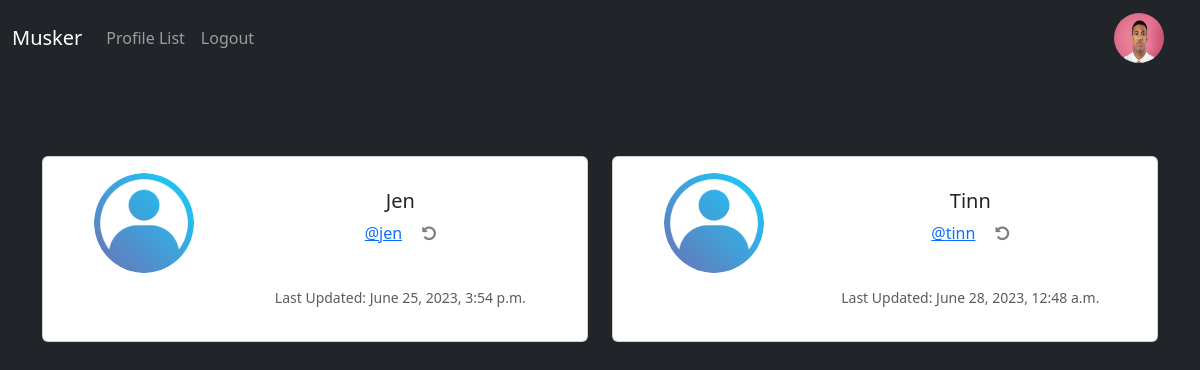
The app's page /profile/following1/ (signed in) with its own data.
### musker/models.py (models this page shows, shortened)
class Profile(models.Model):
    user = models.OneToOneField(User, on_delete=models.CASCADE)
    follows  = models.ManyToManyField('self',related_name="followed_by",symmetrical=False,blank=True)
    date_modified = models.DateTimeField(User, auto_now=True)
    profile_image = models.ImageField(null=True,blank=True, upload_to='images/')
    profile_bio = models.CharField(null=True, blank=True, max_length=500)
    homepage_link= models.CharField(null=True, blank=True, max_length=500)
    facebook_link = models.CharField(null=True, blank=True, max_length=500)
    instagram_link = models.CharField(null=True, blank=True, max_length=500)
    linkedIn_link = models.CharField(null=True, blank=True, max_length=500)

### musker/views.py (the view)
# urls.py: path('profile/following<int:pk>/', views.following, name='following'),
def following(request,pk):
    if request.user.is_authenticated:
        if request.user.id == pk:
            profiles = Profile.objects.get(user_id = pk)
            return render(request, 'following.html',
                        {'profiles':profiles})
        else:
             messages.success(request, ("That's not your profile page"))
        return redirect('home')
    else:
        messages.success(request, ("You must be logged In"))
        return redirect('home')

### musker/templates/following.html (shortened to what this page needs)
{% extends 'base.html' %}
{% load static %}
{% block content %}
<div class="container text-center">
    <h1>{{ request.user.first_name }}'s Followers</h1>
    {% if profiles %}
        <div class="row justify-content-center">
            {% for profile in profiles.follows.all %}
                <div class="col-md-6 ">
                    <div class="card mb-3 p-3">
                        <div class="row g-0">
                            <div class="col-md-4">
                                {% if profile.profile_image %}
                                    <img src="{{ profile.profile_image.url }}" width=100 height=100 class="" style="border-radius:50%" alt="{{ profile.user.username }}">
                                {% else %}
                                    <img src="{% static 'images/profile_img.png' %}" width=100 height=100 class="" style="border-radius:50%" alt="profile image">
                                {% endif %}
                            </div>
                            <div class="col-md-8">
                                <div class="card-body">
                                    <h5 class="card-title">{{ profile.user.username }}</h5>
                                    <p><a class="card-text" href="{% url 'profile' profile.user.id %}">@{{ profile.user.username|lower }}</a>
                                    {% if profile in profiles.follows.all %}
                                        <a href="{% url 'unfollow' profile.user.id %}">
                                            <i class="fa fa-undo ms-3" style="color:gray" aria-hidden="true"></i>
                                        </a>
                                    {% else %}
                                        <a href="{% url 'follow' profile.user.id %}">
                                            <img src="{% static 'images/follow.avif' %}" width="20" class="ms-3">
                                        </a>
                                    {% endif %}
                                    </p><br>
                                    <p class="card-text"><small class="text-body-secondary">Last Updated: {{ profile.date_modified }}</small></p>
                                </div>
                            </div>
                        </div>
                    </div>
                </div>
            {% endfor %}
        </div>
    {% endif %}
</div>
<br>
{% endblock %}

### musker/templates/navbar.html (shortened to what this page needs)
{% load static%}
<nav class="navbar navbar-expand-lg navbar-dark text-light">
   <div class="container-fluid">
      <a class="navbar-brand" href="{%url 'home' %}">Musker</a>
      <div class="collapse navbar-collapse" id="navbarSupportedContent">
         <ul class="navbar-nav me-auto mb-2 mb-lg-0">
            <li class="nav-item">
               <a class="nav-link" href="{% url 'profile_list'%}">Profile List</a>
            </li>
            {%if user.is_authenticated%}
            <li class="nav-item">
               <a class="nav-link" href="{% url 'logout' %}">Logout</a>
            </li>
            {%endif%}
         </ul>
         {%if user.is_authenticated%}
         <ul class="navbar-nav ml-auto">
            <li class="nav-link navbar-brand">
               <a href="{% url 'profile' request.user.id %}">
               {%if user.profile.profile_image%}
               <img src="{{user.profile.profile_image.url}}" width=50 height=50 class="" style="border-radius:50%" >
               {%else%}
               <img src="{% static 'images/profile_img.png' %}" width=50 height=50 class="" style="border-radius:50%" alt="profile image">
               {%endif%}
               </a>
            </li>
         </ul>
         {%endif%}
      </div>
   </div>
</nav>

### records on screen
Profile: user.username "Jen", user.username "jen", date_modified "June 25, 2023, 3:54 p.m."
Profile: user.username "Tinn", user.username "tinn", date_modified "June 28, 2023, 12:48 a.m."
